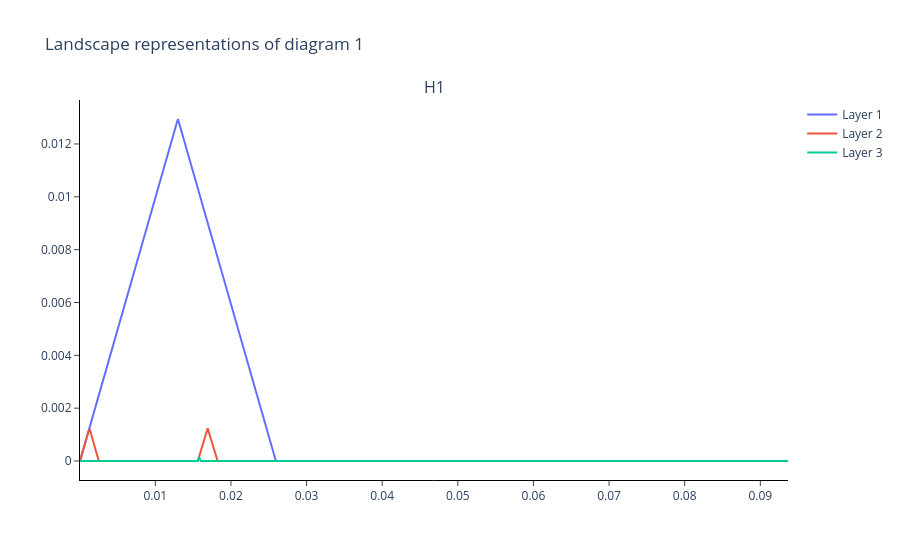

The cell this chart's notebook holds for it:
### Code cell
idx = np.where(labels == 0)[0][0]
PL.plot(landscapes, sample=idx)

### Figure 1 — Plotly figure (JSON) as saved in the notebook; plotly's stock layout.template omitted (floating-point values rounded to 4 significant figures; data arrays with more than 128 entries replaced by an {"elided": "..."} marker saying what was removed)
{"data": [{"hoverinfo": "none", "mode": "lines", "name": "Layer 1", "showlegend": true, "type": "scatter", "x": {"elided": "500 float values"}, "xaxis": "x", "y": {"elided": "500 float values"}, "yaxis": "y"}, {"hoverinfo": "none", "mode": "lines", "name": "Layer 2", "showlegend": true, "type": "scatter", "x": {"elided": "500 float values"}, "xaxis": "x", "y": {"elided": "500 float values"}, "yaxis": "y"}, {"hoverinfo": "none", "mode": "lines", "name": "Layer 3", "showlegend": true, "type": "scatter", "x": {"elided": "500 float values"}, "xaxis": "x", "y": {"elided": "500 float values"}, "yaxis": "y"}], "layout": {"annotations": [{"font": {"size": 16}, "showarrow": false, "text": "H1", "x": 0.5, "xanchor": "center", "xref": "paper", "y": 1, "yanchor": "bottom", "yref": "paper"}], "plot_bgcolor": "white", "title": {"text": "Landscape representations of diagram 1"}, "xaxis": {"anchor": "y", "domain": [0, 1], "exponentformat": "e", "linecolor": "black", "linewidth": 1, "mirror": false, "showexponent": "all", "showline": true, "side": "bottom", "ticks": "outside", "type": "linear", "zeroline": true}, "yaxis": {"anchor": "x", "domain": [0, 1], "exponentformat": "e", "linecolor": "black", "linewidth": 1, "mirror": false, "showexponent": "all", "showline": true, "side": "left", "ticks": "outside", "type": "linear", "zeroline": true}}}
